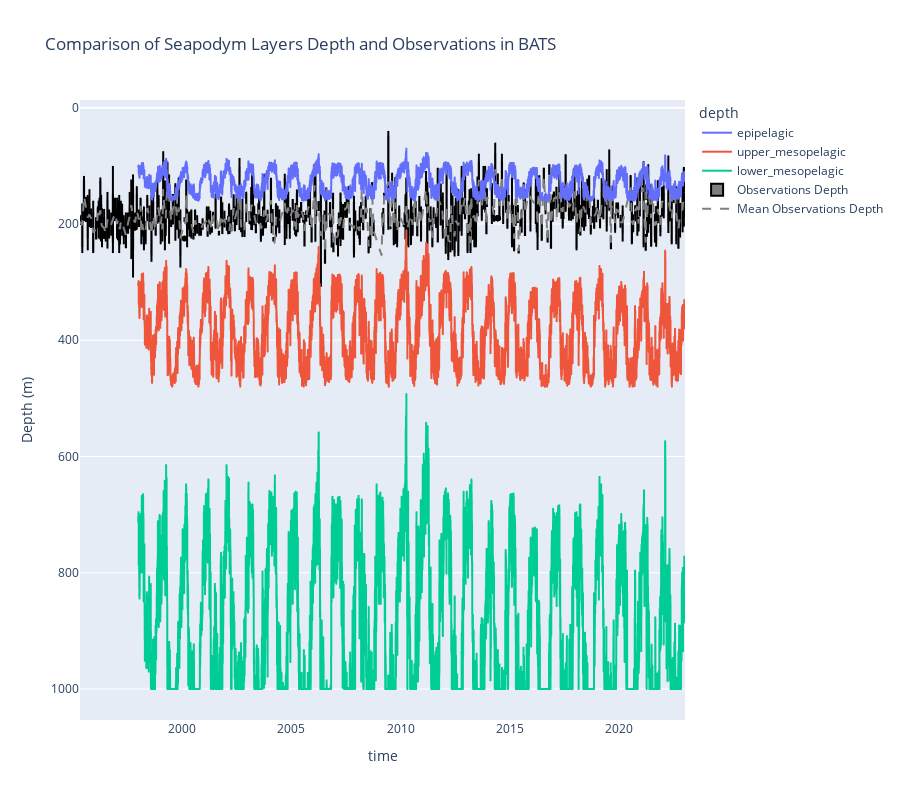

The code cell stored with this chart in its notebook:
### Markdown cell above
## Plot

### Code cell
fig = px.line(
    layers_depth,
    x="time",
    y="pelagic_layer_depth",
    color="depth",
    title="Comparison of Seapodym Layers Depth and Observations in BATS",
)


fig.add_trace(
    go.Box(
        x=raw_data["week"],
        y=raw_data["depth"],
        marker=dict(color="black"),
        name="Observations Depth",
    )
)

# add a dash line between mean depth of the raw data
mean_depth = raw_data.groupby("week")["depth"].mean().reset_index()
fig.add_trace(
    go.Scatter(
        x=mean_depth["week"],
        y=mean_depth["depth"],
        mode="lines",
        line=dict(color="grey", dash="dash"),
        name="Mean Observations Depth",
    )
)


# swap the y-axis top and bottom
fig.update_yaxes(autorange="reversed")
# update size
fig.update_layout(height=800)
# update y label
fig.update_yaxes(title="Depth (m)")

fig.show()

### Figure 1 — Plotly figure (JSON) as saved in the notebook; plotly's stock layout.template omitted (floating-point values rounded to 4 significant figures; data arrays with more than 128 entries replaced by an {"elided": "..."} marker saying what was removed)
{"data": [{"hovertemplate": "depth=epipelagic<br>time=%{x}<br>pelagic_layer_depth=%{y}<extra></extra>", "legendgroup": "epipelagic", "line": {"color": "#636efa", "dash": "solid"}, "marker": {"symbol": "circle"}, "mode": "lines", "name": "epipelagic", "showlegend": true, "type": "scattergl", "x": {"elided": "9131 str values"}, "xaxis": "x", "y": {"elided": "9131 float values"}, "yaxis": "y"}, {"hovertemplate": "depth=upper_mesopelagic<br>time=%{x}<br>pelagic_layer_depth=%{y}<extra></extra>", "legendgroup": "upper_mesopelagic", "line": {"color": "#EF553B", "dash": "solid"}, "marker": {"symbol": "circle"}, "mode": "lines", "name": "upper_mesopelagic", "showlegend": true, "type": "scattergl", "x": {"elided": "9131 str values"}, "xaxis": "x", "y": {"elided": "9131 float values"}, "yaxis": "y"}, {"hovertemplate": "depth=lower_mesopelagic<br>time=%{x}<br>pelagic_layer_depth=%{y}<extra></extra>", "legendgroup": "lower_mesopelagic", "line": {"color": "#00cc96", "dash": "solid"}, "marker": {"symbol": "circle"}, "mode": "lines", "name": "lower_mesopelagic", "showlegend": true, "type": "scattergl", "x": {"elided": "9131 str values"}, "xaxis": "x", "y": {"elided": "9131 float values"}, "yaxis": "y"}, {"marker": {"color": "black"}, "name": "Observations Depth", "type": "box", "x": {"elided": "6728 str values"}, "y": {"elided": "6728 float values"}}, {"line": {"color": "grey", "dash": "dash"}, "mode": "lines", "name": "Mean Observations Depth", "type": "scatter", "x": {"elided": "369 str values"}, "y": {"elided": "369 float values"}}], "layout": {"height": 800, "legend": {"title": {"text": "depth"}, "tracegroupgap": 0}, "title": {"text": "Comparison of Seapodym Layers Depth and Observations in BATS"}, "xaxis": {"anchor": "y", "domain": [0, 1], "title": {"text": "time"}}, "yaxis": {"anchor": "x", "autorange": "reversed", "domain": [0, 1], "title": {"text": "Depth (m)"}}}}
